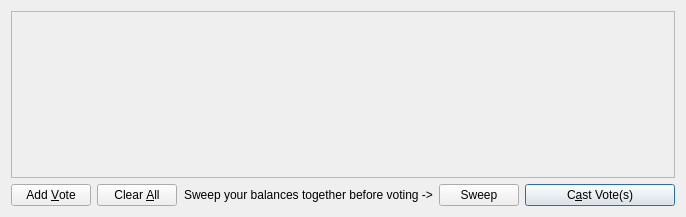
<?xml version="1.0" encoding="UTF-8"?>
<ui version="4.0">
 <class>VotingDialog</class>
 <widget class="QDialog" name="VotingDialog">
  <property name="geometry">
   <rect>
    <x>0</x>
    <y>0</y>
    <width>686</width>
    <height>217</height>
   </rect>
  </property>
  <property name="windowTitle">
   <string>Send Coins</string>
  </property>
  <layout class="QVBoxLayout" name="verticalLayout">
   <item>
    <widget class="QScrollArea" name="scrollArea">
     <property name="widgetResizable">
      <bool>true</bool>
     </property>
     <widget class="QWidget" name="scrollAreaWidgetContents">
      <property name="geometry">
       <rect>
        <x>0</x>
        <y>0</y>
        <width>666</width>
        <height>165</height>
       </rect>
      </property>
      <layout class="QVBoxLayout" name="verticalLayout_2">
       <property name="margin">
        <number>0</number>
       </property>
       <item>
        <layout class="QVBoxLayout" name="entries">
         <property name="spacing">
          <number>6</number>
         </property>
        </layout>
       </item>
       <item>
        <spacer name="verticalSpacer">
         <property name="orientation">
          <enum>Qt::Vertical</enum>
         </property>
         <property name="sizeHint" stdset="0">
          <size>
           <width>20</width>
           <height>40</height>
          </size>
         </property>
        </spacer>
       </item>
      </layout>
     </widget>
    </widget>
   </item>
   <item>
    <layout class="QHBoxLayout" name="horizontalLayout">
     <item>
      <widget class="QPushButton" name="addButton">
       <property name="toolTip">
        <string>Send to multiple recipients at once</string>
       </property>
       <property name="text">
        <string>Add &amp;Vote</string>
       </property>
       <property name="icon">
        <iconset resource="../bitcoin.qrc">
         <normaloff>:/icons/add</normaloff>:/icons/add</iconset>
       </property>
       <property name="autoDefault">
        <bool>false</bool>
       </property>
      </widget>
     </item>
     <item>
      <widget class="QPushButton" name="clearButton">
       <property name="sizePolicy">
        <sizepolicy hsizetype="Minimum" vsizetype="Fixed">
         <horstretch>0</horstretch>
         <verstretch>0</verstretch>
        </sizepolicy>
       </property>
       <property name="toolTip">
        <string>Remove all transaction fields</string>
       </property>
       <property name="text">
        <string>Clear &amp;All</string>
       </property>
       <property name="icon">
        <iconset resource="../bitcoin.qrc">
         <normaloff>:/icons/remove</normaloff>:/icons/remove</iconset>
       </property>
       <property name="autoRepeatDelay">
        <number>300</number>
       </property>
       <property name="autoDefault">
        <bool>false</bool>
       </property>
      </widget>
     </item>
     <item>
      <layout class="QHBoxLayout" name="horizontalLayout_2">
       <property name="spacing">
        <number>3</number>
       </property>
       <item>
        <spacer name="horizontalSpacer">
         <property name="orientation">
          <enum>Qt::Horizontal</enum>
         </property>
         <property name="sizeHint" stdset="0">
          <size>
           <width>40</width>
           <height>20</height>
          </size>
         </property>
        </spacer>
       </item>
      </layout>
     </item>
     <item>
      <widget class="QLabel" name="sweepLabel">
       <property name="text">
        <string>Sweep your balances together before voting -&gt;</string>
       </property>
       <property name="textFormat">
        <enum>Qt::PlainText</enum>
       </property>
      </widget>
     </item>
     <item>
      <widget class="QPushButton" name="sweepButton">
       <property name="text">
        <string>Sweep</string>
       </property>
       <property name="icon">
        <iconset resource="../bitcoin.qrc">
         <normaloff>:/icons/send</normaloff>:/icons/send</iconset>
       </property>
      </widget>
     </item>
     <item>
      <widget class="QPushButton" name="sendButton">
       <property name="minimumSize">
        <size>
         <width>150</width>
         <height>0</height>
        </size>
       </property>
       <property name="toolTip">
        <string>Confirm the send action</string>
       </property>
       <property name="text">
        <string>C&amp;ast Vote(s)</string>
       </property>
       <property name="icon">
        <iconset resource="../bitcoin.qrc">
         <normaloff>:/icons/send</normaloff>:/icons/send</iconset>
       </property>
       <property name="default">
        <bool>true</bool>
       </property>
      </widget>
     </item>
    </layout>
   </item>
  </layout>
 </widget>
 <resources>
  <include location="../bitcoin.qrc"/>
 </resources>
 <connections/>
</ui>
